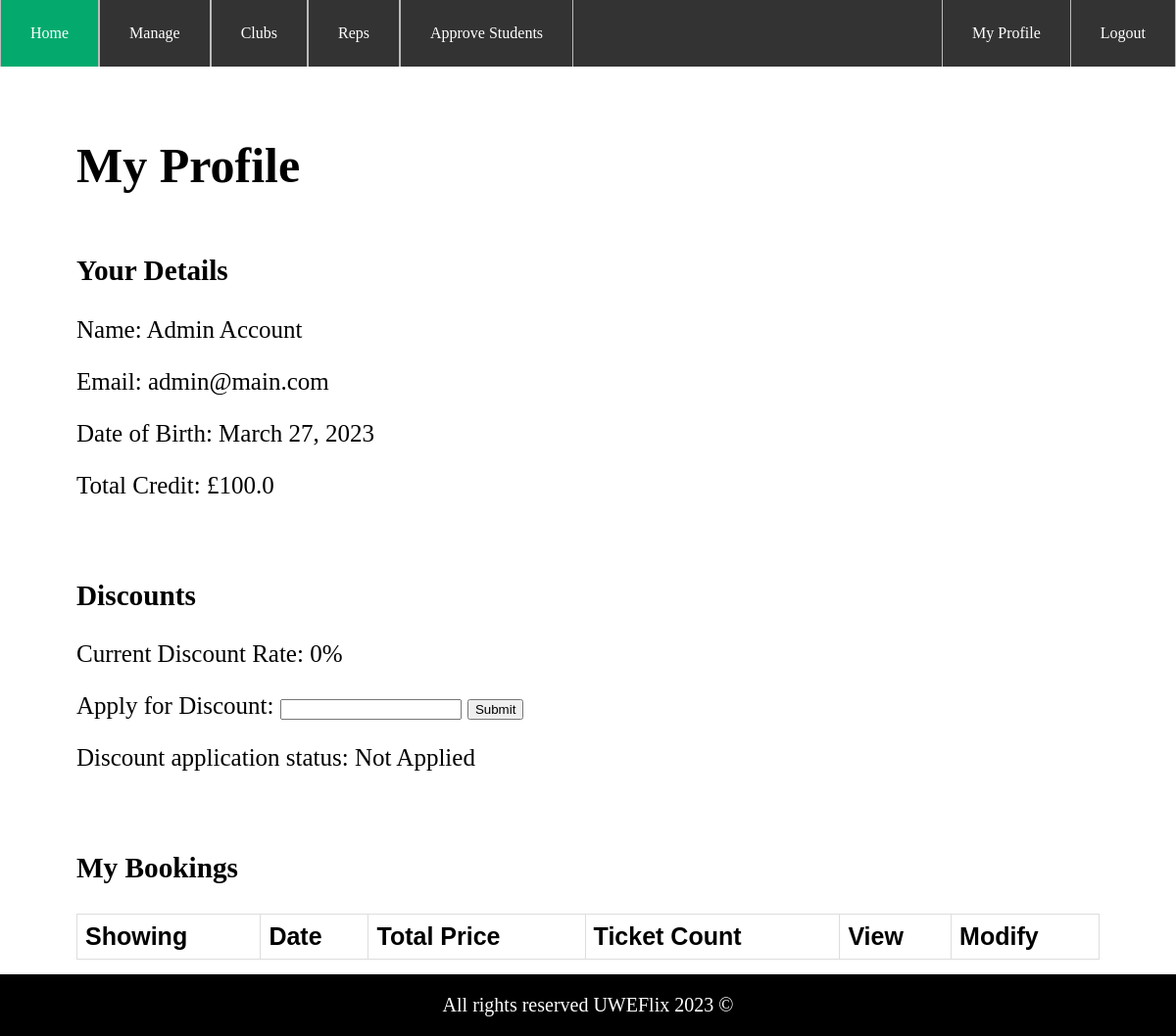
Page /my_profile/ (signed in) on the committed database.
### UWEFlix/models.py (models this page shows, shortened)
class User(AbstractBaseUser, PermissionsMixin):
    email = models.EmailField(blank=True, default='', unique=True)
    username = models.CharField(max_length=150, blank=True, default='')
    first_name = models.CharField(max_length=30, blank=True)
    last_name = models.CharField(max_length=150, blank=True)
    is_active = models.BooleanField(default=False)
    is_superuser = models.BooleanField(default=False)
    is_staff = models.BooleanField(default=False)
    date_joined = models.DateTimeField(default=timezone.now)
    last_login = models.DateTimeField(blank=True, null=True)
    objects = CustomUserManager()
    USERNAME_FIELD = 'email'
    EMAIL_FIELD = 'email'
    REQUIRED_FIELDS = []
    class Meta:
        verbose_name = 'User'
        verbose_name_plural = 'Users'

class UserProfile(models.Model):
    user_obj = models.OneToOneField(User, on_delete=models.CASCADE)
    club = models.ForeignKey(Club, null=True, on_delete=models.CASCADE, blank=True)
    date_of_birth = models.DateField(default=timezone.now, auto_now_add=False, auto_now=False, blank=False)
    credits = models.FloatField(default=0)
    discount = models.IntegerField(null=True, blank=True, default=0)
    applied_discount = models.IntegerField(null=True, blank=True, default=0)

### UWEFlix/views.py (the view, shortened to what this page needs)
# urls.py: path('my_profile/', views.profile, name='My Profile'),
@login_required(login_url='/login')
def profile(request):
    user_profile = UserProfile.objects.get(user_obj=request.user)
    lookup = Booking.objects.filter(user_email=request.user.email)
    error_message = ''
    return render(request, 'UWEFlix/profile.html',
                  {'profile': user_profile, 'bookings': lookup, 'error': error_message})

### UWEFlix/templatetags/customtags.py (called while the page is built)
@register.filter
def has_group(user, group_name):
    return user.groups.filter(name=group_name).exists() or user.groups.filter(name='Administrator').exists()

### UWEFlix/templates/UWEFlix/profile.html (shortened to what this page needs)
{% extends 'UWEFlix/parent.html' %}
{% block page %}
<h1>My Profile</h1>
<div>
    <h3>Your Details</h3>
    <p>Name: {{user.first_name}} {{user.last_name}}</p>
    <p>Email: {{user.email}}</p>
    <p>Date of Birth: {{profile.date_of_birth}}</p>
    <p>Total Credit: £{{profile.credits}}</p>
</div>
<br>
<div>
    <h3>Discounts</h3>
    <p>Current Discount Rate: {{profile.discount}}%</p>
    <form method="POST" enctype="multipart/form-data">
        <label for="discount">Apply for Discount:</label>
        <input type="number" id="discount" name="discount" required/>
        <button class="button">Submit</button>
    </form>
    {% if profile.applied_discount > 0 %}
    <p>Discount application status: Waiting on approval ({{profile.applied_discount}}%)</p>
    {% else %}
    <p>Discount application status: Not Applied</p>
    {% endif %}
</div>
<br>
<div>
    <h3>My Bookings</h3>
    <table style="width:100%">
        <tr>
            <th>Showing</th>
            <th>Date</th>
            <th>Total Price</th>
            <th>Ticket Count</th>
            <th>View</th>
            <th>Modify</th>
        </tr>
    </table>
</div>
{% endblock %}

### UWEFlix/static/UWEFlix/main.css (style rules this page uses)
table { font-family: arial, sans-serif; border-collapse: collapse; width: 100%; }
td, th { border: 1px solid #dddddd; text-align: left; padding: 8px; }

### rows in the picture
User: first_name "Admin", last_name "Account", email "admin@main.com"
UserProfile: date_of_birth "March 27, 2023", credits "100.0", discount "0"
